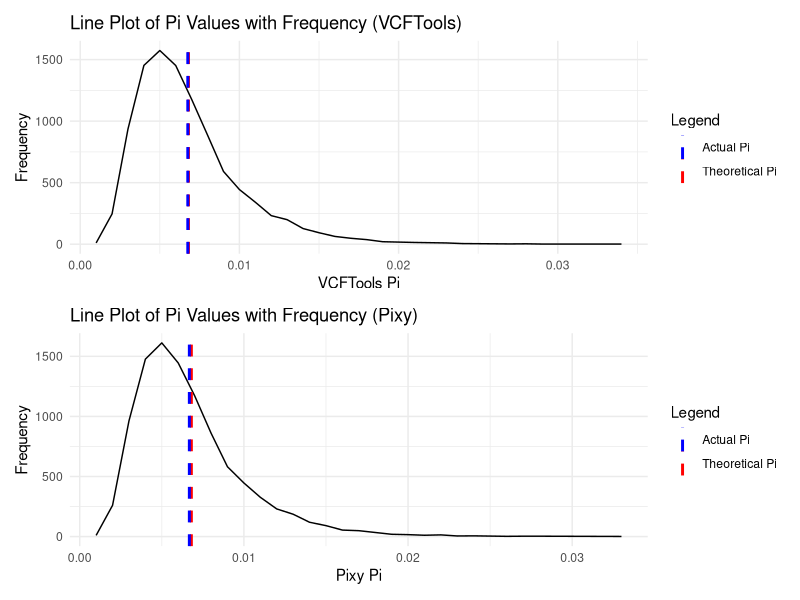

The R source for this figure:
library(ggplot2)
library(dplyr)
library(patchwork)

# Read the CSV files
pixy_df1 <- read.csv('PixyVCFSim.txt', sep = '\t')
vcftools_df2 <- read.csv('VCFToolsVCFSim.txt', sep = '\t')

# Round the 'vcfsim_pi' column to 3 decimal places
pixy_df1 <- pixy_df1 %>% mutate(vcfsim_pi = round(vcfsim_pi, 3))
vcftools_df2 <- vcftools_df2 %>% mutate(vcfsim_pi = round(vcfsim_pi, 3))

# Group by 'vcfsim_pi' and count frequencies
pixy_frequencies <- pixy_df1 %>%
  group_by(vcfsim_pi) %>%
  summarise(count = n())

vcftools_frequencies <- vcftools_df2 %>%
  group_by(vcfsim_pi) %>%
  summarise(count = n())

# Plot for pixy_frequencies with legend for the lines (Figure 1B)
plot_b <- ggplot(pixy_frequencies, aes(x = vcfsim_pi, y = count)) +
  geom_line(color = "black") +
  geom_vline(aes(xintercept = 4 * 1700000 * 1e-9, color = "Theoretical Pi"), linetype = 'dashed', size = 1) +
  geom_vline(aes(xintercept = mean(pixy_df1$vcfsim_pi), color = "Actual Pi"), linetype = 'dashed', size = 1) +
  scale_color_manual(name = "Legend", values = c("Actual Pi" = "blue", "Theoretical Pi" = "red")) +
  labs(x = 'Pixy Pi', y = 'Frequency', title = 'Line Plot of Pi Values with Frequency (Pixy)') +
  theme_minimal()

# Plot for vcftools_frequencies with legend for the lines (Figure 1A)
plot_a <- ggplot(vcftools_frequencies, aes(x = vcfsim_pi, y = count)) +
  geom_line(color = "black") +
  geom_vline(aes(xintercept = 4 * 1700000 * 1e-9, color = "Theoretical Pi"), linetype = 'dashed', size = 1) +
  geom_vline(aes(xintercept = mean(vcftools_df2$vcfsim_pi), color = "Actual Pi"), linetype = 'dashed', size = 1) +
  scale_color_manual(name = "Legend", values = c("Actual Pi" = "blue", "Theoretical Pi" = "red")) +
  labs(x = 'VCFTools Pi', y = 'Frequency', title = 'Line Plot of Pi Values with Frequency (VCFTools)') +
  theme_minimal()

# Combine the plots using patchwork
combined_plot <- plot_a / plot_b

# Display the combined plot
print(combined_plot)

